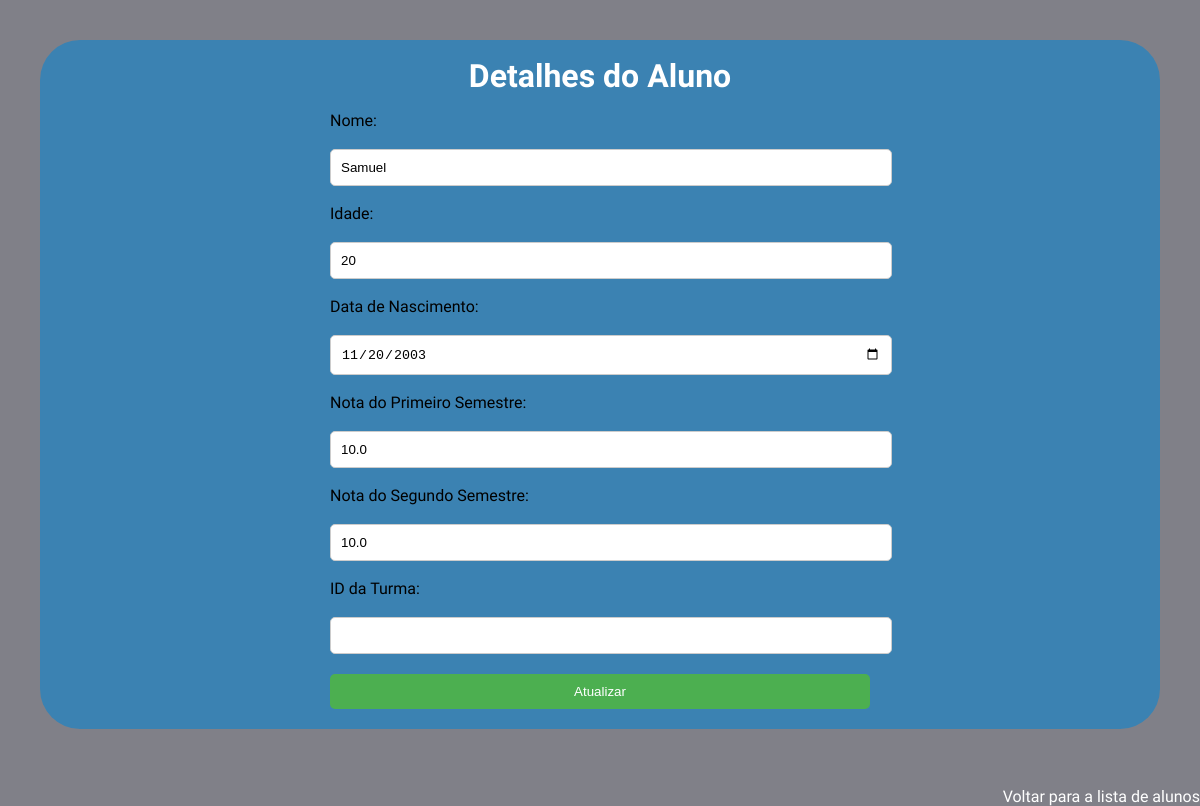
Screenshot of /alunos/6/editar with the database file from the repository.
### models/alunos.py (models this page shows, shortened)
class Aluno(db.Model):
    __tablename__ = 'alunos'
    id = db.Column(db.Integer, primary_key=True)
    nome = db.Column(db.String(100), nullable=False)
    idade = db.Column(db.Integer)
    data_nascimento = db.Column(db.Date)
    nota_primeiro_semestre = db.Column(db.Float)
    nota_segundo_semestre = db.Column(db.Float)
    media_final = db.Column(db.Float)
    turma_id = db.Column(db.Integer, db.ForeignKey('turmas.id'))
    turma = db.relationship('Turma', back_populates='alunos')
    def to_dict(self):
        return {
            'id': self.id,
            'nome': self.nome,
            'idade': self.idade,
            'data_nascimento': self.data_nascimento,
            'nota_primeiro_semestre': self.nota_primeiro_semestre,
            'nota_segundo_semestre': self.nota_segundo_semestre,
            'media_final': self.media_final,
            'turma_id': self.turma_id
        }

### controller/alunos.py (the view)
@alunos_blueprint.route('/alunos/<int:id_aluno>/editar', methods=['GET'])
def editar_aluno_page(id_aluno):
    try:
        aluno = aluno_por_id(id_aluno)
        return render_template('alunos/aluno_update.html', aluno=aluno)
    except AlunoNaoEncontrado:
        return jsonify({'message': 'Aluno não encontrado'}), 404

### models/alunos.py (called while the page is built)
def aluno_por_id(id_aluno):
    aluno = Aluno.query.get(id_aluno)
    if not aluno:
        raise AlunoNaoEncontrado
    return aluno.to_dict()

### templates/alunos/aluno_update.html (shortened to what this page needs)
<!DOCTYPE html>
<html lang="pt-BR">
<head>
  <link rel="stylesheet" href="/styles/global.css">
  <link rel="stylesheet" href="/styles/reset.css">
</head>
<body>
  <div class="containerGeral">
    <h1>Detalhes do Aluno</h1>
    <div class="containerPrincipal">
      <form class="formContainer" action="{{ url_for('alunos.update_aluno', id_aluno=aluno.id) }}" method="POST" onsubmit="return validarIdade()">
        <label for="nome">Nome:</label>
        <input type="text" id="nome" name="nome" value="{{ aluno.nome }}" required>
        <label for="idade">Idade:</label>
        <input type="number" id="idade" name="idade" value="{{ aluno.idade }}" required oninput="validarIdade()">
        <label for="data_nascimento">Data de Nascimento:</label>
        <input type="date" id="data_nascimento" name="data_nascimento" value="{{ aluno.data_nascimento }}" required>
        <label for="nota_primeiro_semestre">Nota do Primeiro Semestre:</label>
        <input type="number" id="nota_primeiro_semestre" name="nota_primeiro_semestre" value="{{ aluno.nota_primeiro_semestre }}" step="0.01" required>
        <label for="nota_segundo_semestre">Nota do Segundo Semestre:</label>
        <input type="number" id="nota_segundo_semestre" name="nota_segundo_semestre" value="{{ aluno.nota_segundo_semestre }}" step="0.01" required>
        <label for="turma_id">ID da Turma:</label>
        <input type="number" id="turma_id" name="turma_id" required>
        <button type="submit">Atualizar</button>
      </form>
    </div>
  </div>
  <div class="voltar">
    <a class="back" href="{{ url_for('alunos.get_alunos') }}">Voltar para a lista de alunos</a>
  </div>
</body>
</html>

### styles/global.css (style rules this page uses)
body { background-color: rgb(128, 128, 136); font-family: "Signika", sans-serif; text-decoration: none; }

### templates/alunos/aluno_update.html (style rules this page uses)
html { list-style-type: none; }
body { background-color: rgb(128, 128, 136); font-family: "Signika", sans-serif; margin: 0; padding: 0; }
h1, p { text-align: center; color: white; margin-top: 0; }
.containerPrincipal { display: flex; flex-direction: column; width: 100%; align-items: center; }
a { text-decoration: none; color: white; }
.back { padding-top: 20px; }
.containerGeral { display: flex; flex-direction: column; background-color: rgb(59, 130, 178); border-radius: 40px; margin: 40px; align-items: center; padding: 20px; }
.voltar { display: flex; justify-content: end; }
.formContainer { display: flex; flex-direction: column; width: 50%; gap: 20px; }
label { margin: 0; padding: 0; }
input[type="text"], input[type="number"], input[type="date"] { width: 100%; padding: 10px; border: 1px solid #ccc; border-radius: 5px; }
button { padding: 10px 20px; background-color: #4CAF50; color: white; border: none; border-radius: 5px; cursor: pointer; }

### rows the page displays
Aluno: nome "Samuel", data_nascimento "11/20/2003", nota_primeiro_semestre "10.0", nota_segundo_semestre "10.0"
